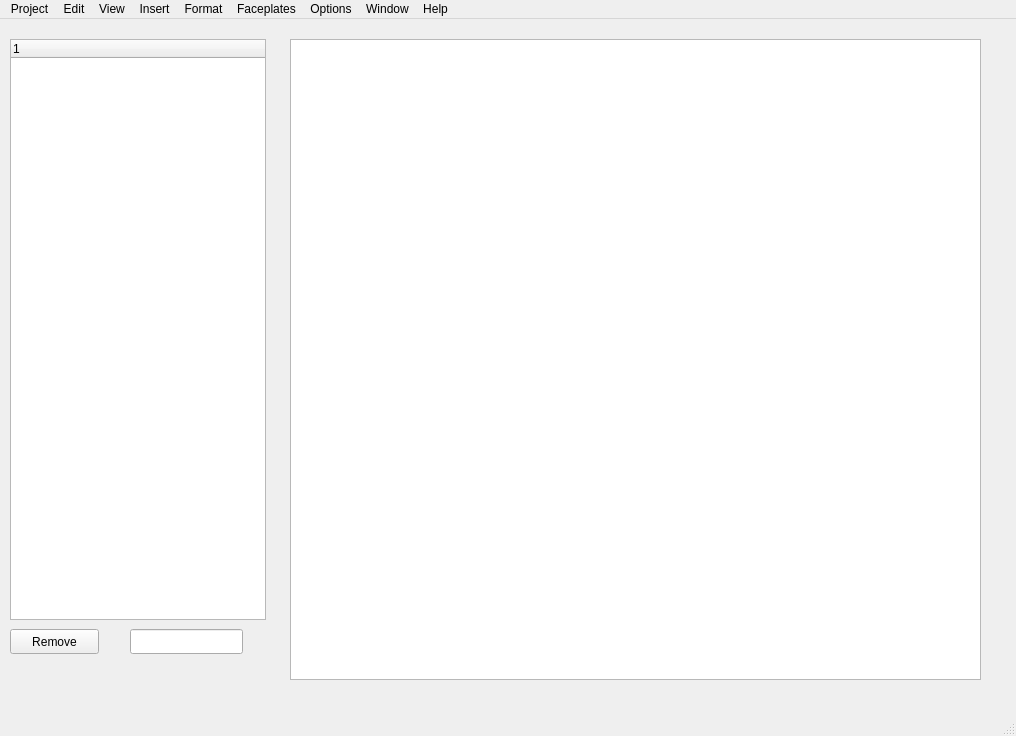
<?xml version="1.0" encoding="UTF-8"?>
<ui version="4.0">
 <class>MainWindow</class>
 <widget class="QMainWindow" name="MainWindow">
  <property name="geometry">
   <rect>
    <x>0</x>
    <y>0</y>
    <width>1016</width>
    <height>736</height>
   </rect>
  </property>
  <property name="minimumSize">
   <size>
    <width>1016</width>
    <height>736</height>
   </size>
  </property>
  <property name="baseSize">
   <size>
    <width>1016</width>
    <height>736</height>
   </size>
  </property>
  <property name="windowTitle">
   <string>AstraCC flexible Advanced</string>
  </property>
  <widget class="QWidget" name="centralwidget">
   <widget class="QGraphicsView" name="graphicsView">
    <property name="geometry">
     <rect>
      <x>290</x>
      <y>20</y>
      <width>691</width>
      <height>641</height>
     </rect>
    </property>
   </widget>
   <widget class="QTreeWidget" name="treeWidget">
    <property name="geometry">
     <rect>
      <x>10</x>
      <y>20</y>
      <width>256</width>
      <height>581</height>
     </rect>
    </property>
    <column>
     <property name="text">
      <string notr="true">1</string>
     </property>
    </column>
   </widget>
   <widget class="QPushButton" name="pushButton">
    <property name="geometry">
     <rect>
      <x>10</x>
      <y>610</y>
      <width>89</width>
      <height>25</height>
     </rect>
    </property>
    <property name="text">
     <string>Remove</string>
    </property>
   </widget>
   <widget class="QLineEdit" name="lineEdit">
    <property name="geometry">
     <rect>
      <x>130</x>
      <y>610</y>
      <width>113</width>
      <height>25</height>
     </rect>
    </property>
   </widget>
  </widget>
  <widget class="QMenuBar" name="menubar">
   <property name="geometry">
    <rect>
     <x>0</x>
     <y>0</y>
     <width>1016</width>
     <height>22</height>
    </rect>
   </property>
   <widget class="QMenu" name="menuProject">
    <property name="title">
     <string>Project</string>
    </property>
    <widget class="QMenu" name="menuCompiler">
     <property name="title">
      <string>Compiler</string>
     </property>
     <addaction name="actionGenerate"/>
     <addaction name="actionCancel_Generation"/>
     <addaction name="actionRebuild_All"/>
     <addaction name="separator"/>
     <addaction name="actionStart_Runtime"/>
     <addaction name="actionStart_Runtime_with_Debugging"/>
     <addaction name="actionStart_Runtime_with_Simulator"/>
    </widget>
    <widget class="QMenu" name="menuTransfer">
     <property name="title">
      <string>Transfer</string>
     </property>
     <addaction name="actionCommunication_Settings"/>
     <addaction name="actionTransfer_2"/>
     <addaction name="separator"/>
     <addaction name="actionBacktransfer"/>
     <addaction name="actionBackup"/>
     <addaction name="actionRestore"/>
     <addaction name="actionLicense_Keys"/>
     <addaction name="actionOptions"/>
     <addaction name="actionOS_Update"/>
    </widget>
    <addaction name="actionNew"/>
    <addaction name="actionNew_Project_with_Project_Wizard"/>
    <addaction name="actionOpen"/>
    <addaction name="actionClose"/>
    <addaction name="separator"/>
    <addaction name="actionSave"/>
    <addaction name="actionSave_As"/>
    <addaction name="actionSave_and_Optimize"/>
    <addaction name="separator"/>
    <addaction name="actionArchive"/>
    <addaction name="actionRetrieve"/>
    <addaction name="separator"/>
    <addaction name="actionChange_Device_Type"/>
    <addaction name="actionImport_Export"/>
    <addaction name="separator"/>
    <addaction name="actionPrint_Project_Documentation"/>
    <addaction name="actionPrint_Selection"/>
    <addaction name="separator"/>
    <addaction name="menuCompiler"/>
    <addaction name="separator"/>
    <addaction name="menuTransfer"/>
    <addaction name="separator"/>
    <addaction name="actionRecent_Projects"/>
    <addaction name="separator"/>
    <addaction name="actionExit"/>
   </widget>
   <widget class="QMenu" name="menuEdit">
    <property name="title">
     <string>Edit</string>
    </property>
    <addaction name="actionUndo"/>
    <addaction name="actionRedo"/>
    <addaction name="separator"/>
    <addaction name="actionCut"/>
    <addaction name="actionCopy"/>
    <addaction name="actionFlat_Copy"/>
    <addaction name="actionPaste"/>
    <addaction name="actionReplace"/>
    <addaction name="actionDelete"/>
    <addaction name="separator"/>
    <addaction name="actionObject_properties"/>
    <addaction name="separator"/>
    <addaction name="actionFind_in_Project"/>
    <addaction name="separator"/>
    <addaction name="actionFind_in_View"/>
    <addaction name="actionReplace_in_View"/>
    <addaction name="actionFind_Next"/>
   </widget>
   <widget class="QMenu" name="menuView">
    <property name="title">
     <string>View</string>
    </property>
    <widget class="QMenu" name="menuZoom">
     <property name="title">
      <string>Zoom</string>
     </property>
     <addaction name="actionZoom_In"/>
     <addaction name="actionZoom_Out"/>
     <addaction name="actionSelected_Area"/>
     <addaction name="separator"/>
     <addaction name="action100"/>
     <addaction name="actionFit_to_View"/>
     <addaction name="action400"/>
     <addaction name="action200"/>
     <addaction name="action50"/>
     <addaction name="action25"/>
    </widget>
    <widget class="QMenu" name="menuLayers">
     <property name="title">
      <string>Layers</string>
     </property>
     <addaction name="actionDownward_One_Layer"/>
     <addaction name="actionUpward_One_Layer"/>
    </widget>
    <widget class="QMenu" name="menuToolbars">
     <property name="title">
      <string>Toolbars</string>
     </property>
     <addaction name="actionProject_2"/>
     <addaction name="actionHelp"/>
     <addaction name="actionTransfer_3"/>
     <addaction name="actionLanguage_Support"/>
     <addaction name="actionFind_in_Project_2"/>
     <addaction name="actionString_Find_Replace"/>
     <addaction name="actionDrawing_Tool"/>
     <addaction name="actionAlignment"/>
     <addaction name="actionArrange"/>
     <addaction name="actionLayers_2"/>
     <addaction name="actionRotation_Tool"/>
     <addaction name="actionZoom_2"/>
     <addaction name="actionScript"/>
     <addaction name="actionAdvanced_Edit"/>
     <addaction name="actionIntelliSense"/>
     <addaction name="actionCross_Reference"/>
     <addaction name="actionProject_Versions"/>
     <addaction name="actionPrint"/>
     <addaction name="actionCompiler_2"/>
     <addaction name="actionText"/>
     <addaction name="separator"/>
     <addaction name="actionCustomize"/>
    </widget>
    <addaction name="actionOutput"/>
    <addaction name="actionObjects"/>
    <addaction name="actionProject"/>
    <addaction name="actionProperties"/>
    <addaction name="actionReference_Text"/>
    <addaction name="actionKeyboard"/>
    <addaction name="actionTools"/>
    <addaction name="actionScript_Wizard"/>
    <addaction name="actionUnnused_Screens"/>
    <addaction name="separator"/>
    <addaction name="actionTab_Order"/>
    <addaction name="separator"/>
    <addaction name="menuZoom"/>
    <addaction name="menuLayers"/>
    <addaction name="separator"/>
    <addaction name="actionReset_layout"/>
    <addaction name="separator"/>
    <addaction name="menuToolbars"/>
   </widget>
   <widget class="QMenu" name="menuInsert">
    <property name="title">
     <string>Insert</string>
    </property>
    <addaction name="actionNew_Object"/>
    <addaction name="actionNwq_Object_in_Project"/>
   </widget>
   <widget class="QMenu" name="menuFormat">
    <property name="title">
     <string>Format</string>
    </property>
    <widget class="QMenu" name="menuAlignment">
     <property name="title">
      <string>Alignment</string>
     </property>
     <addaction name="actionLeft"/>
     <addaction name="actionCenter_Vertically"/>
     <addaction name="actionRight"/>
     <addaction name="separator"/>
     <addaction name="actionTop"/>
     <addaction name="actionCenter_Horizontally"/>
     <addaction name="actionBottom"/>
     <addaction name="separator"/>
     <addaction name="actionCenter"/>
    </widget>
    <widget class="QMenu" name="menuPlacement">
     <property name="title">
      <string>Placement</string>
     </property>
     <addaction name="actionHorizontally_Equal"/>
     <addaction name="actionVertically_Equal"/>
    </widget>
    <widget class="QMenu" name="menuSize">
     <property name="title">
      <string>Size</string>
     </property>
     <addaction name="actionSame_Width"/>
     <addaction name="actionSame_Height"/>
    </widget>
    <widget class="QMenu" name="menuRotate">
     <property name="title">
      <string>Rotate</string>
     </property>
     <addaction name="action90_Right"/>
     <addaction name="action90_Left"/>
     <addaction name="action180"/>
    </widget>
    <widget class="QMenu" name="menuArrange">
     <property name="title">
      <string>Arrange</string>
     </property>
     <addaction name="actionBring_to_Front"/>
     <addaction name="actionMove_Forward"/>
     <addaction name="actionMove_Backward"/>
     <addaction name="actionMove_to_Background"/>
    </widget>
    <widget class="QMenu" name="menuFlip">
     <property name="title">
      <string>Flip</string>
     </property>
     <addaction name="actionFlip_Horizontally"/>
     <addaction name="actionFlip_Vertically"/>
    </widget>
    <addaction name="menuAlignment"/>
    <addaction name="menuPlacement"/>
    <addaction name="menuSize"/>
    <addaction name="menuRotate"/>
    <addaction name="menuFlip"/>
    <addaction name="separator"/>
    <addaction name="menuArrange"/>
    <addaction name="separator"/>
    <addaction name="actionGroup"/>
    <addaction name="actionUngroup"/>
   </widget>
   <widget class="QMenu" name="menuFaceplates">
    <property name="title">
     <string>Faceplates</string>
    </property>
    <addaction name="actionCreate_Faceplate"/>
    <addaction name="actionEdit_Faceplate"/>
   </widget>
   <widget class="QMenu" name="menuOptions">
    <property name="title">
     <string>Options</string>
    </property>
    <widget class="QMenu" name="menuTexts">
     <property name="title">
      <string>Texts</string>
     </property>
     <addaction name="actionExport"/>
     <addaction name="actionImport"/>
     <addaction name="actionCopy_to_Dictionary"/>
    </widget>
    <widget class="QMenu" name="menuUser_Dictionaries">
     <property name="title">
      <string>User Dictionaries</string>
     </property>
     <addaction name="actionAdd_Remove_User_Dictionary"/>
    </widget>
    <widget class="QMenu" name="menuVersion_Management">
     <property name="title">
      <string>Version Management</string>
     </property>
     <addaction name="actionEnable_Change_Log"/>
     <addaction name="actionCreate_New_Version"/>
     <addaction name="actionInstalled_Software"/>
    </widget>
    <addaction name="actionCross_References"/>
    <addaction name="actionRewire"/>
    <addaction name="separator"/>
    <addaction name="actionReconnect"/>
    <addaction name="separator"/>
    <addaction name="menuTexts"/>
    <addaction name="separator"/>
    <addaction name="menuUser_Dictionaries"/>
    <addaction name="separator"/>
    <addaction name="menuVersion_Management"/>
    <addaction name="separator"/>
    <addaction name="actionDelete_Temporary_Files"/>
    <addaction name="separator"/>
    <addaction name="actionSettings"/>
   </widget>
   <widget class="QMenu" name="menuWindow">
    <property name="title">
     <string>Window</string>
    </property>
    <addaction name="actionWindow"/>
   </widget>
   <widget class="QMenu" name="menuHelp">
    <property name="title">
     <string>Help</string>
    </property>
    <addaction name="actionContents"/>
    <addaction name="actionIndex"/>
    <addaction name="actionSearch"/>
    <addaction name="separator"/>
    <addaction name="actionEnable_Tooltips"/>
    <addaction name="actionEnable_Tooltip_Expansion"/>
    <addaction name="separator"/>
    <addaction name="actionAbout"/>
    <addaction name="actionAbout_QT"/>
   </widget>
   <addaction name="menuProject"/>
   <addaction name="menuEdit"/>
   <addaction name="menuView"/>
   <addaction name="menuInsert"/>
   <addaction name="menuFormat"/>
   <addaction name="menuFaceplates"/>
   <addaction name="menuOptions"/>
   <addaction name="menuWindow"/>
   <addaction name="menuHelp"/>
  </widget>
  <widget class="QStatusBar" name="statusbar"/>
  <action name="actionNew">
   <property name="text">
    <string>New..</string>
   </property>
  </action>
  <action name="actionNew_Project_with_Project_Wizard">
   <property name="text">
    <string>New Project with Project Wizard</string>
   </property>
  </action>
  <action name="actionOpen">
   <property name="text">
    <string>Open..</string>
   </property>
   <property name="shortcut">
    <string>Ctrl+O</string>
   </property>
  </action>
  <action name="actionClose">
   <property name="text">
    <string>Close</string>
   </property>
  </action>
  <action name="actionSave">
   <property name="text">
    <string>Save</string>
   </property>
   <property name="shortcut">
    <string>Ctrl+S</string>
   </property>
  </action>
  <action name="actionSave_As">
   <property name="text">
    <string>Save As...</string>
   </property>
  </action>
  <action name="actionSave_and_Optimize">
   <property name="text">
    <string>Save and Optimize</string>
   </property>
  </action>
  <action name="actionArchive">
   <property name="text">
    <string>Archive...</string>
   </property>
  </action>
  <action name="actionRetrieve">
   <property name="text">
    <string>Retrieve...</string>
   </property>
  </action>
  <action name="actionChange_Device_Type">
   <property name="text">
    <string>Change Device Type...</string>
   </property>
  </action>
  <action name="actionImport_Export">
   <property name="text">
    <string>Import/Export</string>
   </property>
  </action>
  <action name="actionPrint_Project_Documentation">
   <property name="text">
    <string>Print Project Documentation...</string>
   </property>
   <property name="shortcut">
    <string>Ctrl+P</string>
   </property>
  </action>
  <action name="actionPrint_Selection">
   <property name="text">
    <string>Print Selection</string>
   </property>
   <property name="shortcut">
    <string>Ctrl+W</string>
   </property>
  </action>
  <action name="actionRecent_Projects">
   <property name="text">
    <string>Recent Projects</string>
   </property>
  </action>
  <action name="actionExit">
   <property name="text">
    <string>Exit</string>
   </property>
  </action>
  <action name="actionGenerate">
   <property name="text">
    <string>Generate</string>
   </property>
  </action>
  <action name="actionCancel_Generation">
   <property name="text">
    <string>Cancel Generation</string>
   </property>
  </action>
  <action name="actionRebuild_All">
   <property name="text">
    <string>Rebuild All...</string>
   </property>
  </action>
  <action name="actionStart_Runtime">
   <property name="text">
    <string>Start Runtime</string>
   </property>
  </action>
  <action name="actionStart_Runtime_with_Debugging">
   <property name="text">
    <string>Start Runtime with Debugging</string>
   </property>
  </action>
  <action name="actionStart_Runtime_with_Simulator">
   <property name="text">
    <string>Start Runtime with Simulator</string>
   </property>
  </action>
  <action name="actionCommunication_Settings">
   <property name="text">
    <string>Communication Settings...</string>
   </property>
  </action>
  <action name="actionTransfer_2">
   <property name="text">
    <string>Transfer...</string>
   </property>
  </action>
  <action name="actionBacktransfer">
   <property name="text">
    <string>Backtransfer...</string>
   </property>
  </action>
  <action name="actionBackup">
   <property name="text">
    <string>Backup...</string>
   </property>
  </action>
  <action name="actionRestore">
   <property name="text">
    <string>Restore...</string>
   </property>
  </action>
  <action name="actionLicense_Keys">
   <property name="text">
    <string>License Keys...</string>
   </property>
  </action>
  <action name="actionOptions">
   <property name="text">
    <string>Options...</string>
   </property>
  </action>
  <action name="actionOS_Update">
   <property name="text">
    <string>OS Update...</string>
   </property>
  </action>
  <action name="actionUndo">
   <property name="text">
    <string>Undo</string>
   </property>
   <property name="shortcut">
    <string>Ctrl+Z</string>
   </property>
  </action>
  <action name="actionRedo">
   <property name="text">
    <string>Redo</string>
   </property>
   <property name="shortcut">
    <string>Ctrl+Y</string>
   </property>
  </action>
  <action name="actionCut">
   <property name="text">
    <string>Cut</string>
   </property>
   <property name="shortcut">
    <string>Ctrl+X</string>
   </property>
  </action>
  <action name="actionCopy">
   <property name="text">
    <string>Copy</string>
   </property>
   <property name="shortcut">
    <string>Ctrl+C</string>
   </property>
  </action>
  <action name="actionFlat_Copy">
   <property name="text">
    <string>Flat Copy</string>
   </property>
  </action>
  <action name="actionPaste">
   <property name="text">
    <string>Paste</string>
   </property>
   <property name="shortcut">
    <string>Ctrl+V</string>
   </property>
  </action>
  <action name="actionReplace">
   <property name="text">
    <string>Replace...</string>
   </property>
   <property name="shortcut">
    <string>Ctrl+E</string>
   </property>
  </action>
  <action name="actionDelete">
   <property name="text">
    <string>Delete</string>
   </property>
   <property name="shortcut">
    <string>Del</string>
   </property>
  </action>
  <action name="actionObject_properties">
   <property name="text">
    <string>Object properties...</string>
   </property>
  </action>
  <action name="actionFind_in_Project">
   <property name="text">
    <string>Find in Project...</string>
   </property>
  </action>
  <action name="actionFind_in_View">
   <property name="text">
    <string>Find in View...</string>
   </property>
   <property name="shortcut">
    <string>Ctrl+F</string>
   </property>
  </action>
  <action name="actionReplace_in_View">
   <property name="text">
    <string>Replace in View....</string>
   </property>
   <property name="shortcut">
    <string>Ctrl+H</string>
   </property>
  </action>
  <action name="actionFind_Next">
   <property name="text">
    <string>Find Next</string>
   </property>
   <property name="shortcut">
    <string>F3</string>
   </property>
  </action>
  <action name="actionOutput">
   <property name="text">
    <string>Output</string>
   </property>
  </action>
  <action name="actionObjects">
   <property name="text">
    <string>Objects</string>
   </property>
  </action>
  <action name="actionProject">
   <property name="text">
    <string>Project</string>
   </property>
  </action>
  <action name="actionProperties">
   <property name="text">
    <string>Properties</string>
   </property>
  </action>
  <action name="actionReference_Text">
   <property name="text">
    <string>Reference Text</string>
   </property>
  </action>
  <action name="actionKeyboard">
   <property name="text">
    <string>Keyboard</string>
   </property>
  </action>
  <action name="actionTools">
   <property name="text">
    <string>Tools</string>
   </property>
  </action>
  <action name="actionScript_Wizard">
   <property name="text">
    <string>Script Wizard</string>
   </property>
  </action>
  <action name="actionUnnused_Screens">
   <property name="text">
    <string>Unnused Screens</string>
   </property>
  </action>
  <action name="actionTab_Order">
   <property name="text">
    <string>Tab Order</string>
   </property>
  </action>
  <action name="actionReset_layout">
   <property name="text">
    <string>Reset layout</string>
   </property>
  </action>
  <action name="actionZoom_In">
   <property name="text">
    <string>Zoom In</string>
   </property>
  </action>
  <action name="actionZoom_Out">
   <property name="text">
    <string>Zoom Out</string>
   </property>
  </action>
  <action name="actionSelected_Area">
   <property name="text">
    <string>Selected Area</string>
   </property>
  </action>
  <action name="action100">
   <property name="text">
    <string>100%</string>
   </property>
  </action>
  <action name="actionFit_to_View">
   <property name="text">
    <string>Fit to View</string>
   </property>
  </action>
  <action name="action400">
   <property name="text">
    <string>400%</string>
   </property>
  </action>
  <action name="action200">
   <property name="text">
    <string>200%</string>
   </property>
  </action>
  <action name="action50">
   <property name="text">
    <string>50%</string>
   </property>
  </action>
  <action name="action25">
   <property name="text">
    <string>25%</string>
   </property>
  </action>
  <action name="actionDownward_One_Layer">
   <property name="text">
    <string>Downward One Layer</string>
   </property>
  </action>
  <action name="actionUpward_One_Layer">
   <property name="text">
    <string>Upward One Layer</string>
   </property>
  </action>
  <action name="actionProject_2">
   <property name="checkable">
    <bool>true</bool>
   </property>
   <property name="text">
    <string>Project</string>
   </property>
  </action>
  <action name="actionHelp">
   <property name="checkable">
    <bool>true</bool>
   </property>
   <property name="text">
    <string>Help</string>
   </property>
  </action>
  <action name="actionTransfer_3">
   <property name="checkable">
    <bool>true</bool>
   </property>
   <property name="text">
    <string>Transfer</string>
   </property>
  </action>
  <action name="actionLanguage_Support">
   <property name="checkable">
    <bool>true</bool>
   </property>
   <property name="text">
    <string>Language Support</string>
   </property>
  </action>
  <action name="actionFind_in_Project_2">
   <property name="checkable">
    <bool>true</bool>
   </property>
   <property name="text">
    <string>Find in Project</string>
   </property>
  </action>
  <action name="actionString_Find_Replace">
   <property name="checkable">
    <bool>true</bool>
   </property>
   <property name="text">
    <string>String Find/Replace</string>
   </property>
  </action>
  <action name="actionDrawing_Tool">
   <property name="checkable">
    <bool>true</bool>
   </property>
   <property name="text">
    <string>Drawing Tool</string>
   </property>
  </action>
  <action name="actionAlignment">
   <property name="checkable">
    <bool>true</bool>
   </property>
   <property name="text">
    <string>Alignment</string>
   </property>
  </action>
  <action name="actionArrange">
   <property name="checkable">
    <bool>true</bool>
   </property>
   <property name="text">
    <string>Arrange</string>
   </property>
  </action>
  <action name="actionLayers_2">
   <property name="checkable">
    <bool>true</bool>
   </property>
   <property name="text">
    <string>Layers</string>
   </property>
  </action>
  <action name="actionRotation_Tool">
   <property name="checkable">
    <bool>true</bool>
   </property>
   <property name="text">
    <string>Rotation Tool</string>
   </property>
  </action>
  <action name="actionZoom_2">
   <property name="checkable">
    <bool>true</bool>
   </property>
   <property name="text">
    <string>Zoom</string>
   </property>
  </action>
  <action name="actionScript">
   <property name="checkable">
    <bool>true</bool>
   </property>
   <property name="text">
    <string>Script</string>
   </property>
  </action>
  <action name="actionAdvanced_Edit">
   <property name="checkable">
    <bool>true</bool>
   </property>
   <property name="text">
    <string>Advanced Edit</string>
   </property>
  </action>
  <action name="actionIntelliSense">
   <property name="checkable">
    <bool>true</bool>
   </property>
   <property name="text">
    <string>IntelliSense</string>
   </property>
  </action>
  <action name="actionCross_Reference">
   <property name="checkable">
    <bool>true</bool>
   </property>
   <property name="text">
    <string>Cross-Reference</string>
   </property>
  </action>
  <action name="actionProject_Versions">
   <property name="checkable">
    <bool>true</bool>
   </property>
   <property name="text">
    <string>Project Versions</string>
   </property>
  </action>
  <action name="actionPrint">
   <property name="checkable">
    <bool>true</bool>
   </property>
   <property name="text">
    <string>Print</string>
   </property>
  </action>
  <action name="actionCompiler_2">
   <property name="checkable">
    <bool>true</bool>
   </property>
   <property name="text">
    <string>Compiler</string>
   </property>
  </action>
  <action name="actionText">
   <property name="checkable">
    <bool>true</bool>
   </property>
   <property name="text">
    <string>Text</string>
   </property>
  </action>
  <action name="actionCustomize">
   <property name="text">
    <string>Customize...</string>
   </property>
  </action>
  <action name="actionNew_Object">
   <property name="text">
    <string>New Object</string>
   </property>
   <property name="shortcut">
    <string>Ctrl+N</string>
   </property>
  </action>
  <action name="actionNwq_Object_in_Project">
   <property name="text">
    <string>New Object in Project</string>
   </property>
  </action>
  <action name="actionGroup">
   <property name="text">
    <string>Group</string>
   </property>
  </action>
  <action name="actionUngroup">
   <property name="text">
    <string>Ungroup</string>
   </property>
  </action>
  <action name="actionLeft">
   <property name="text">
    <string>Left</string>
   </property>
  </action>
  <action name="actionCenter_Vertically">
   <property name="text">
    <string>Center Vertically</string>
   </property>
  </action>
  <action name="actionRight">
   <property name="text">
    <string>Right</string>
   </property>
  </action>
  <action name="actionTop">
   <property name="text">
    <string>Top</string>
   </property>
  </action>
  <action name="actionCenter_Horizontally">
   <property name="text">
    <string>Center Horizontally</string>
   </property>
  </action>
  <action name="actionBottom">
   <property name="text">
    <string>Bottom</string>
   </property>
  </action>
  <action name="actionCenter">
   <property name="text">
    <string>Center</string>
   </property>
  </action>
  <action name="actionHorizontally_Equal">
   <property name="text">
    <string>Horizontally Equal</string>
   </property>
  </action>
  <action name="actionVertically_Equal">
   <property name="text">
    <string>Vertically Equal</string>
   </property>
  </action>
  <action name="actionSame_Width">
   <property name="text">
    <string>Same Width</string>
   </property>
  </action>
  <action name="actionSame_Height">
   <property name="text">
    <string>Same Height</string>
   </property>
  </action>
  <action name="action90_Right">
   <property name="text">
    <string>90° Right</string>
   </property>
  </action>
  <action name="action90_Left">
   <property name="text">
    <string>90° Left</string>
   </property>
  </action>
  <action name="action180">
   <property name="text">
    <string>180°</string>
   </property>
  </action>
  <action name="actionFlip_Horizontally">
   <property name="text">
    <string>Flip Horizontally</string>
   </property>
  </action>
  <action name="actionFlip_Vertically">
   <property name="text">
    <string>Flip Vertically</string>
   </property>
  </action>
  <action name="actionBring_to_Front">
   <property name="text">
    <string>Bring to Front</string>
   </property>
  </action>
  <action name="actionMove_Forward">
   <property name="text">
    <string>Move Forward</string>
   </property>
  </action>
  <action name="actionMove_Backward">
   <property name="text">
    <string>Move Backward</string>
   </property>
  </action>
  <action name="actionMove_to_Background">
   <property name="text">
    <string>Move to Background</string>
   </property>
  </action>
  <action name="actionCreate_Faceplate">
   <property name="text">
    <string>Create Faceplate</string>
   </property>
  </action>
  <action name="actionEdit_Faceplate">
   <property name="text">
    <string>Edit Faceplate</string>
   </property>
  </action>
  <action name="actionCross_References">
   <property name="text">
    <string>Cross-References</string>
   </property>
  </action>
  <action name="actionRewire">
   <property name="text">
    <string>Rewire...</string>
   </property>
  </action>
  <action name="actionReconnect">
   <property name="text">
    <string>Reconnect...</string>
   </property>
  </action>
  <action name="actionDelete_Temporary_Files">
   <property name="text">
    <string>Delete Temporary Files</string>
   </property>
  </action>
  <action name="actionSettings">
   <property name="text">
    <string>Settings...</string>
   </property>
  </action>
  <action name="actionWindow">
   <property name="text">
    <string>Window...</string>
   </property>
  </action>
  <action name="actionContents">
   <property name="text">
    <string>Contents</string>
   </property>
  </action>
  <action name="actionIndex">
   <property name="text">
    <string>Index</string>
   </property>
  </action>
  <action name="actionSearch">
   <property name="text">
    <string>Search</string>
   </property>
  </action>
  <action name="actionEnable_Tooltips">
   <property name="checkable">
    <bool>true</bool>
   </property>
   <property name="text">
    <string>Enable Tooltips</string>
   </property>
  </action>
  <action name="actionEnable_Tooltip_Expansion">
   <property name="checkable">
    <bool>true</bool>
   </property>
   <property name="text">
    <string>Enable Tooltip Expansion</string>
   </property>
  </action>
  <action name="actionAbout">
   <property name="text">
    <string>About</string>
   </property>
  </action>
  <action name="actionAbout_QT">
   <property name="text">
    <string>About QT</string>
   </property>
  </action>
  <action name="actionExport">
   <property name="text">
    <string>Export...</string>
   </property>
  </action>
  <action name="actionImport">
   <property name="text">
    <string>Import...</string>
   </property>
  </action>
  <action name="actionCopy_to_Dictionary">
   <property name="text">
    <string>Copy to Dictionary...</string>
   </property>
  </action>
  <action name="actionAdd_Remove_User_Dictionary">
   <property name="text">
    <string>Add/Remove User Dictionary...</string>
   </property>
  </action>
  <action name="actionEnable_Change_Log">
   <property name="text">
    <string>Enable Change Log</string>
   </property>
   <property name="shortcut">
    <string>Ctrl+L</string>
   </property>
  </action>
  <action name="actionCreate_New_Version">
   <property name="text">
    <string>Create New Version...</string>
   </property>
   <property name="shortcut">
    <string>Ctrl+M</string>
   </property>
  </action>
  <action name="actionInstalled_Software">
   <property name="text">
    <string>Installed Software...</string>
   </property>
  </action>
 </widget>
 <resources/>
 <connections/>
</ui>
